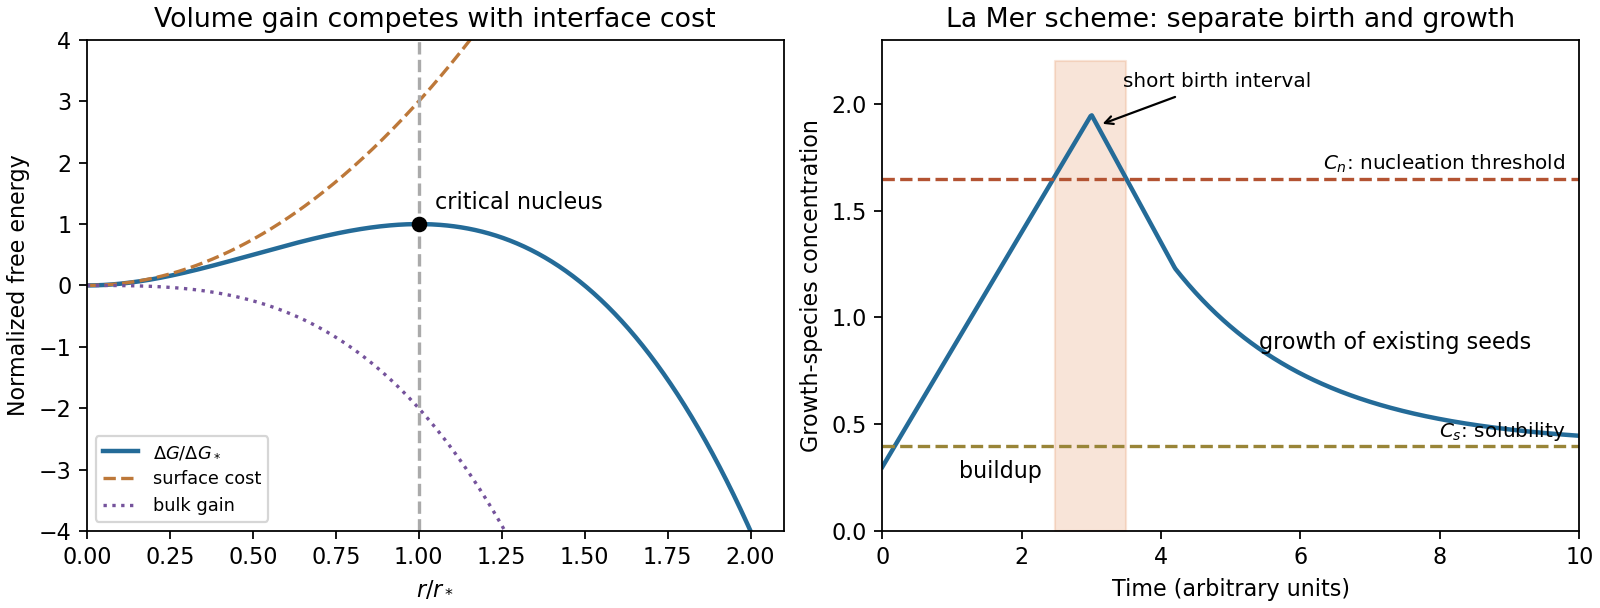

Here is the Python script that generated this plot:
"""Original explanatory diagram; run in the desired output directory. Tested with Python 3.14, numpy and matplotlib."""
import numpy as np
import matplotlib
matplotlib.use("Agg")
import matplotlib.pyplot as plt
from matplotlib.patches import Rectangle, Polygon, Circle, FancyArrowPatch
plt.rcParams.update({"font.size":10,"figure.facecolor":"white","axes.facecolor":"white","savefig.facecolor":"white"})
fig,axs=plt.subplots(1,2,figsize=(10,3.8),layout='constrained')
a=axs[0];r=np.linspace(0,2.1,500);a.plot(r,3*r*r-2*r**3,lw=2,color='#246b98',label=r'$\Delta G/\Delta G_*$');a.plot(r,3*r*r,ls='--',color='#bd7839',label='surface cost');a.plot(r,-2*r**3,ls=':',color='#75539c',label='bulk gain');a.axvline(1,ls='--',color='#aaa');a.plot(1,1,'ko');a.text(1.05,1.25,'critical nucleus');a.set(xlim=(0,2.1),ylim=(-4,4),xlabel=r'$r/r_*$',ylabel='Normalized free energy',title='Volume gain competes with interface cost');a.legend(fontsize=8,loc='lower left')
a=axs[1];t=np.linspace(0,10,600);c=np.where(t<3,.3+.55*t,np.where(t<4.2,1.95-.6*(t-3),.4+.83*np.exp(-(t-4.2)/2)))
a.plot(t,c,color='#246b98',lw=2);a.axhline(.4,color='#998538',ls='--');a.axhline(1.65,color='#b35332',ls='--');a.text(9.8,.44,r'$C_s$: solubility',ha='right',fontsize=9);a.text(9.8,1.69,r'$C_n$: nucleation threshold',ha='right',fontsize=9)
mask=c>1.65;a.fill_between(t,0,2.2,where=mask,color='#e8a77e',alpha=.3);a.annotate('short birth interval',(3.1,1.9),(4.8,2.08),ha='center',fontsize=9,arrowprops={'arrowstyle':'->'});a.text(1.1,.25,'buildup');a.text(5.4,.85,'growth of existing seeds');a.set(xlim=(0,10),ylim=(0,2.3),xlabel='Time (arbitrary units)',ylabel='Growth-species concentration',title='La Mer scheme: separate birth and growth')
fig.savefig('paper-1-nucleation.png',dpi=160);plt.close(fig)
